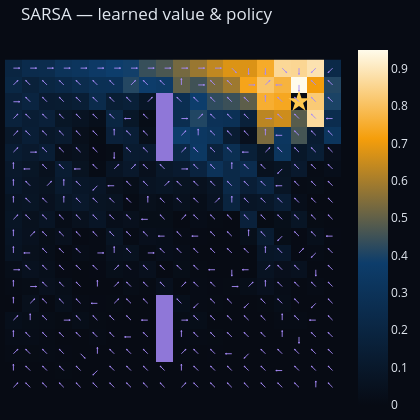
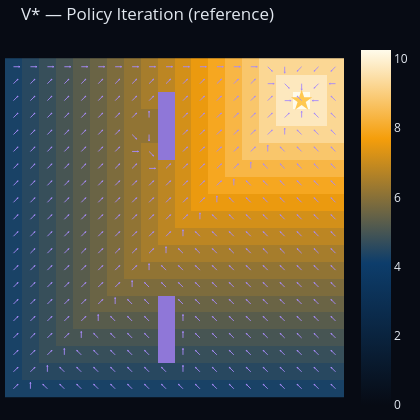

Notebook source saved alongside these figures, in order:
### Markdown cell above
## Part 3 — SARSA: on-policy control

SARSA learns $Q^\pi$ by following an $\varepsilon$-greedy policy and updating **with the next action actually taken**:

$$Q(s, a) \leftarrow Q(s, a) + \alpha\,\bigl[r(s) + \gamma\, Q(s', a') - Q(s, a)\bigr]$$

Because $a'$ comes from the same $\varepsilon$-greedy policy, SARSA is **on-policy** — it optimises the policy it is actually executing.

After training we extract the greedy policy $\pi(s) = \arg\max_a Q(s,a)$ and compare it to the optimal policy $\pi^*$ from Policy Iteration.

### Code cell
Q_sarsa, ret_sarsa = env.sarsa(r, gamma, n_episodes=5000, alpha=0.1, eps=0.1)

V_sarsa  = Q_sarsa.max(axis=1)
pi_sarsa = env.policy_from_q(Q_sarsa)

env.show_value(V_sarsa, pi=pi_sarsa, title="SARSA — learned value & policy").show()

# Reference: optimal policy from Policy Iteration (model-based)
pi_hist = env.policy_iteration(r, gamma=0.95)
V_star, pi_star = pi_hist[-1][1], env.greedy_policy(pi_hist[-1][1], r, gamma)

env.show_value(V_star, pi=pi_star, title="V* — Policy Iteration (reference)").show()

### Figure 1 — Plotly figure (JSON) as saved in the notebook; plotly's stock layout.template omitted (floating-point values rounded to 4 significant figures; data arrays with more than 128 entries replaced by an {"elided": "..."} marker saying what was removed)
{"data": [{"colorscale": [[0, "#070b14"], [0.4, "#0d3d6b"], [0.75, "#f59e0b"], [1, "#fffbeb"]], "hoverinfo": "skip", "showscale": true, "type": "heatmap", "z": {"elided": "20x20 float values"}}, {"colorscale": [[0, "rgba(0,0,0,0)"], [1, "rgba(167,139,250,0.85)"]], "hoverinfo": "skip", "showscale": false, "type": "heatmap", "z": {"elided": "20x20 float values"}, "zmax": 1, "zmin": 0}, {"hoverinfo": "skip", "marker": {"color": "#ffc850", "size": 16, "symbol": "star"}, "mode": "markers", "showlegend": false, "type": "scatter", "x": [17], "y": [2]}, {"hoverinfo": "skip", "line": {"color": "#a78bfa", "width": 0.9}, "mode": "lines", "showlegend": false, "type": "scatter", "x": {"elided": "2744 float values"}, "y": {"elided": "2744 float values"}}], "layout": {"font": {"color": "#e2e8f0"}, "height": 420, "margin": {"b": 5, "l": 5, "r": 5, "t": 40}, "paper_bgcolor": "#070b14", "plot_bgcolor": "#070b14", "title": {"font": {"color": "#e2e8f0"}, "text": "SARSA — learned value & policy"}, "width": 420, "xaxis": {"showgrid": false, "showticklabels": false, "zeroline": false}, "yaxis": {"autorange": "reversed", "scaleanchor": "x", "showgrid": false, "showticklabels": false, "zeroline": false}}}

### Figure 2 — Plotly figure (JSON) as saved in the notebook; plotly's stock layout.template omitted (floating-point values rounded to 4 significant figures; data arrays with more than 128 entries replaced by an {"elided": "..."} marker saying what was removed)
{"data": [{"colorscale": [[0, "#070b14"], [0.4, "#0d3d6b"], [0.75, "#f59e0b"], [1, "#fffbeb"]], "hoverinfo": "skip", "showscale": true, "type": "heatmap", "z": {"elided": "20x20 float values"}}, {"colorscale": [[0, "rgba(0,0,0,0)"], [1, "rgba(167,139,250,0.85)"]], "hoverinfo": "skip", "showscale": false, "type": "heatmap", "z": {"elided": "20x20 float values"}, "zmax": 1, "zmin": 0}, {"hoverinfo": "skip", "marker": {"color": "#ffc850", "size": 16, "symbol": "star"}, "mode": "markers", "showlegend": false, "type": "scatter", "x": [17], "y": [2]}, {"hoverinfo": "skip", "line": {"color": "#a78bfa", "width": 0.9}, "mode": "lines", "showlegend": false, "type": "scatter", "x": {"elided": "2744 float values"}, "y": {"elided": "2744 float values"}}], "layout": {"font": {"color": "#e2e8f0"}, "height": 420, "margin": {"b": 5, "l": 5, "r": 5, "t": 40}, "paper_bgcolor": "#070b14", "plot_bgcolor": "#070b14", "title": {"font": {"color": "#e2e8f0"}, "text": "V* — Policy Iteration (reference)"}, "width": 420, "xaxis": {"showgrid": false, "showticklabels": false, "zeroline": false}, "yaxis": {"autorange": "reversed", "scaleanchor": "x", "showgrid": false, "showticklabels": false, "zeroline": false}}}
